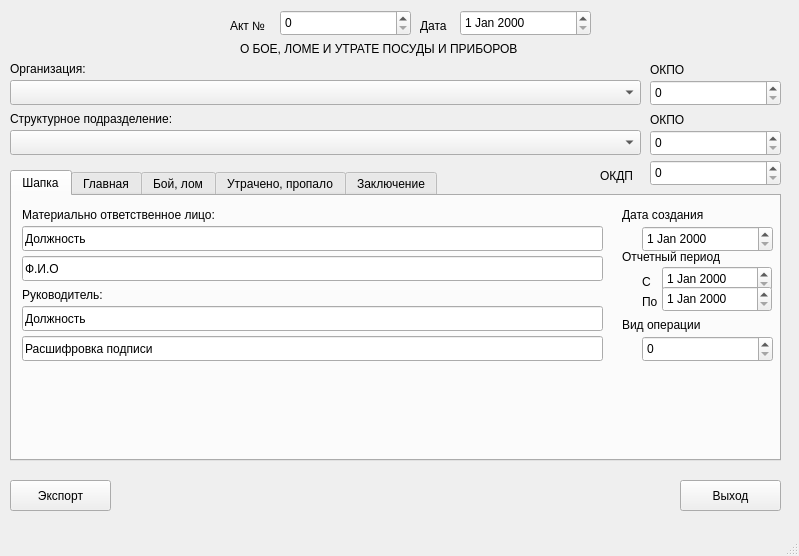
<?xml version="1.0" encoding="UTF-8"?>
<ui version="4.0">
 <class>MainWindow</class>
 <widget class="QMainWindow" name="MainWindow">
  <property name="geometry">
   <rect>
    <x>0</x>
    <y>0</y>
    <width>799</width>
    <height>556</height>
   </rect>
  </property>
  <property name="windowTitle">
   <string>ОП-8</string>
  </property>
  <widget class="QWidget" name="centralwidget">
   <widget class="QTabWidget" name="tabWidget">
    <property name="geometry">
     <rect>
      <x>10</x>
      <y>170</y>
      <width>771</width>
      <height>291</height>
     </rect>
    </property>
    <property name="toolTip">
     <string>&lt;html&gt;&lt;head/&gt;&lt;body&gt;&lt;p&gt;&lt;br/&gt;&lt;/p&gt;&lt;/body&gt;&lt;/html&gt;</string>
    </property>
    <property name="currentIndex">
     <number>0</number>
    </property>
    <widget class="QWidget" name="tabHead">
     <attribute name="title">
      <string>Шапка</string>
     </attribute>
     <widget class="QLineEdit" name="position">
      <property name="geometry">
       <rect>
        <x>10</x>
        <y>30</y>
        <width>581</width>
        <height>25</height>
       </rect>
      </property>
      <property name="text">
       <string>Должность</string>
      </property>
     </widget>
     <widget class="QLabel" name="label_14">
      <property name="geometry">
       <rect>
        <x>10</x>
        <y>10</y>
        <width>251</width>
        <height>17</height>
       </rect>
      </property>
      <property name="text">
       <string>Материально ответственное лицо:</string>
      </property>
     </widget>
     <widget class="QLineEdit" name="FIO">
      <property name="geometry">
       <rect>
        <x>10</x>
        <y>60</y>
        <width>581</width>
        <height>25</height>
       </rect>
      </property>
      <property name="text">
       <string>Ф.И.О</string>
      </property>
     </widget>
     <widget class="QLabel" name="label_18">
      <property name="geometry">
       <rect>
        <x>10</x>
        <y>90</y>
        <width>301</width>
        <height>17</height>
       </rect>
      </property>
      <property name="text">
       <string>Руководитель:</string>
      </property>
     </widget>
     <widget class="QLineEdit" name="headPosition">
      <property name="geometry">
       <rect>
        <x>10</x>
        <y>110</y>
        <width>581</width>
        <height>25</height>
       </rect>
      </property>
      <property name="text">
       <string>Должность</string>
      </property>
     </widget>
     <widget class="QLineEdit" name="headFullName">
      <property name="geometry">
       <rect>
        <x>10</x>
        <y>140</y>
        <width>581</width>
        <height>25</height>
       </rect>
      </property>
      <property name="text">
       <string>Расшифровка подписи</string>
      </property>
     </widget>
     <widget class="QLabel" name="label_19">
      <property name="geometry">
       <rect>
        <x>610</x>
        <y>10</y>
        <width>141</width>
        <height>17</height>
       </rect>
      </property>
      <property name="text">
       <string>Дата создания</string>
      </property>
     </widget>
     <widget class="QDateEdit" name="dateCreate">
      <property name="geometry">
       <rect>
        <x>630</x>
        <y>30</y>
        <width>131</width>
        <height>26</height>
       </rect>
      </property>
     </widget>
     <widget class="QLabel" name="label_7">
      <property name="geometry">
       <rect>
        <x>610</x>
        <y>50</y>
        <width>141</width>
        <height>21</height>
       </rect>
      </property>
      <property name="text">
       <string>Отчетный период</string>
      </property>
     </widget>
     <widget class="QLabel" name="label_8">
      <property name="geometry">
       <rect>
        <x>630</x>
        <y>70</y>
        <width>20</width>
        <height>31</height>
       </rect>
      </property>
      <property name="text">
       <string>С</string>
      </property>
     </widget>
     <widget class="QDateEdit" name="reportForm">
      <property name="geometry">
       <rect>
        <x>650</x>
        <y>70</y>
        <width>110</width>
        <height>26</height>
       </rect>
      </property>
     </widget>
     <widget class="QLabel" name="label_9">
      <property name="geometry">
       <rect>
        <x>630</x>
        <y>90</y>
        <width>20</width>
        <height>31</height>
       </rect>
      </property>
      <property name="text">
       <string>По</string>
      </property>
     </widget>
     <widget class="QDateEdit" name="reportOn">
      <property name="geometry">
       <rect>
        <x>650</x>
        <y>90</y>
        <width>110</width>
        <height>26</height>
       </rect>
      </property>
     </widget>
     <widget class="QLabel" name="label_20">
      <property name="geometry">
       <rect>
        <x>610</x>
        <y>120</y>
        <width>141</width>
        <height>17</height>
       </rect>
      </property>
      <property name="text">
       <string>Вид операции</string>
      </property>
     </widget>
     <widget class="QSpinBox" name="typeOperation">
      <property name="geometry">
       <rect>
        <x>630</x>
        <y>140</y>
        <width>131</width>
        <height>26</height>
       </rect>
      </property>
      <property name="maximum">
       <number>999999999</number>
      </property>
     </widget>
    </widget>
    <widget class="QWidget" name="tabMain">
     <property name="styleSheet">
      <string notr="true"/>
     </property>
     <attribute name="title">
      <string>Главная</string>
     </attribute>
     <widget class="QTableWidget" name="tblMain">
      <property name="geometry">
       <rect>
        <x>0</x>
        <y>0</y>
        <width>771</width>
        <height>261</height>
       </rect>
      </property>
      <column>
       <property name="text">
        <string>Наименование</string>
       </property>
      </column>
      <column>
       <property name="text">
        <string>Код</string>
       </property>
      </column>
      <column>
       <property name="text">
        <string>Цена, руб. коп.</string>
       </property>
      </column>
      <column>
       <property name="text">
        <string>Примечание</string>
       </property>
      </column>
      <column>
       <property name="text">
        <string>Кол-во всего</string>
       </property>
      </column>
      <column>
       <property name="text">
        <string>Сумма всего</string>
       </property>
      </column>
      <column>
       <property name="text">
        <string>Удалить</string>
       </property>
      </column>
     </widget>
    </widget>
    <widget class="QWidget" name="tabFight">
     <attribute name="title">
      <string>Бой, лом</string>
     </attribute>
     <widget class="QTableWidget" name="tblFight">
      <property name="geometry">
       <rect>
        <x>0</x>
        <y>0</y>
        <width>771</width>
        <height>271</height>
       </rect>
      </property>
      <column>
       <property name="text">
        <string>Наименование</string>
       </property>
      </column>
      <column>
       <property name="text">
        <string>Кол-во</string>
       </property>
      </column>
      <column>
       <property name="text">
        <string>Сумма, руб. коп.</string>
       </property>
      </column>
      <column>
       <property name="text">
        <string>Обстоятельство</string>
       </property>
      </column>
      <column>
       <property name="text">
        <string>Кол-во всего</string>
       </property>
      </column>
      <column>
       <property name="text">
        <string>Сумма всего</string>
       </property>
      </column>
      <column>
       <property name="text">
        <string>Удалить</string>
       </property>
      </column>
     </widget>
    </widget>
    <widget class="QWidget" name="tabLost">
     <attribute name="title">
      <string>Утрачено, пропало</string>
     </attribute>
     <widget class="QTableWidget" name="tblLost">
      <property name="geometry">
       <rect>
        <x>0</x>
        <y>0</y>
        <width>771</width>
        <height>271</height>
       </rect>
      </property>
      <column>
       <property name="text">
        <string>Наименование</string>
       </property>
      </column>
      <column>
       <property name="text">
        <string>Кол-во</string>
       </property>
      </column>
      <column>
       <property name="text">
        <string>Сумма, руб. коп.</string>
       </property>
      </column>
      <column>
       <property name="text">
        <string>Обстоятельство</string>
       </property>
      </column>
      <column>
       <property name="text">
        <string>Кол-во всего</string>
       </property>
      </column>
      <column>
       <property name="text">
        <string>Сумма всего</string>
       </property>
      </column>
      <column>
       <property name="text">
        <string>Удалить</string>
       </property>
      </column>
     </widget>
    </widget>
    <widget class="QWidget" name="tabFut">
     <attribute name="title">
      <string>Заключение</string>
     </attribute>
     <widget class="QLabel" name="label_10">
      <property name="geometry">
       <rect>
        <x>10</x>
        <y>10</y>
        <width>561</width>
        <height>17</height>
       </rect>
      </property>
      <property name="text">
       <string>Перечисленные в графе &quot;Бой, лом&quot; столовая посуда и приборы в количестве</string>
      </property>
     </widget>
     <widget class="QLabel" name="label_11">
      <property name="geometry">
       <rect>
        <x>90</x>
        <y>30</y>
        <width>281</width>
        <height>21</height>
       </rect>
      </property>
      <property name="text">
       <string>шт. уничтожены в нашем пристуствии</string>
      </property>
     </widget>
     <widget class="QSpinBox" name="cntCrushSee">
      <property name="geometry">
       <rect>
        <x>10</x>
        <y>30</y>
        <width>71</width>
        <height>26</height>
       </rect>
      </property>
      <property name="maximum">
       <number>999999999</number>
      </property>
     </widget>
     <widget class="QLabel" name="label_12">
      <property name="geometry">
       <rect>
        <x>10</x>
        <y>60</y>
        <width>131</width>
        <height>17</height>
       </rect>
      </property>
      <property name="text">
       <string>Члены комиссии:</string>
      </property>
     </widget>
     <widget class="QTableWidget" name="tblCommis">
      <property name="geometry">
       <rect>
        <x>10</x>
        <y>80</y>
        <width>431</width>
        <height>171</height>
       </rect>
      </property>
      <column>
       <property name="text">
        <string>Должность</string>
       </property>
      </column>
      <column>
       <property name="text">
        <string>Расшифровка подписи</string>
       </property>
      </column>
      <column>
       <property name="text">
        <string>Удалить</string>
       </property>
      </column>
     </widget>
     <widget class="QLabel" name="label_13">
      <property name="geometry">
       <rect>
        <x>460</x>
        <y>60</y>
        <width>191</width>
        <height>17</height>
       </rect>
      </property>
      <property name="text">
       <string>Решение администрации</string>
      </property>
     </widget>
     <widget class="QPlainTextEdit" name="adminDecis">
      <property name="geometry">
       <rect>
        <x>460</x>
        <y>80</y>
        <width>301</width>
        <height>171</height>
       </rect>
      </property>
     </widget>
    </widget>
   </widget>
   <widget class="QLabel" name="label">
    <property name="geometry">
     <rect>
      <x>10</x>
      <y>60</y>
      <width>101</width>
      <height>17</height>
     </rect>
    </property>
    <property name="text">
     <string>Организация:</string>
    </property>
   </widget>
   <widget class="QLabel" name="label_3">
    <property name="geometry">
     <rect>
      <x>10</x>
      <y>110</y>
      <width>211</width>
      <height>17</height>
     </rect>
    </property>
    <property name="text">
     <string>Структурное подразделение:</string>
    </property>
   </widget>
   <widget class="QDateEdit" name="dateEditAct">
    <property name="geometry">
     <rect>
      <x>460</x>
      <y>10</y>
      <width>131</width>
      <height>26</height>
     </rect>
    </property>
   </widget>
   <widget class="QLabel" name="label_5">
    <property name="geometry">
     <rect>
      <x>230</x>
      <y>10</y>
      <width>51</width>
      <height>31</height>
     </rect>
    </property>
    <property name="text">
     <string>Акт №</string>
    </property>
   </widget>
   <widget class="QLabel" name="label_6">
    <property name="geometry">
     <rect>
      <x>420</x>
      <y>10</y>
      <width>41</width>
      <height>31</height>
     </rect>
    </property>
    <property name="text">
     <string>Дата</string>
    </property>
   </widget>
   <widget class="QLabel" name="label_16">
    <property name="geometry">
     <rect>
      <x>650</x>
      <y>60</y>
      <width>121</width>
      <height>20</height>
     </rect>
    </property>
    <property name="text">
     <string>ОКПО</string>
    </property>
   </widget>
   <widget class="QSpinBox" name="numOrg">
    <property name="geometry">
     <rect>
      <x>650</x>
      <y>80</y>
      <width>131</width>
      <height>26</height>
     </rect>
    </property>
    <property name="maximum">
     <number>999999999</number>
    </property>
   </widget>
   <widget class="QLabel" name="label_17">
    <property name="geometry">
     <rect>
      <x>600</x>
      <y>160</y>
      <width>51</width>
      <height>31</height>
     </rect>
    </property>
    <property name="text">
     <string>ОКДП</string>
    </property>
   </widget>
   <widget class="QSpinBox" name="OKDP">
    <property name="geometry">
     <rect>
      <x>650</x>
      <y>160</y>
      <width>131</width>
      <height>26</height>
     </rect>
    </property>
    <property name="maximum">
     <number>999999999</number>
    </property>
   </widget>
   <widget class="QComboBox" name="cmbOrg">
    <property name="geometry">
     <rect>
      <x>10</x>
      <y>80</y>
      <width>631</width>
      <height>25</height>
     </rect>
    </property>
   </widget>
   <widget class="QLabel" name="label_21">
    <property name="geometry">
     <rect>
      <x>650</x>
      <y>110</y>
      <width>121</width>
      <height>20</height>
     </rect>
    </property>
    <property name="text">
     <string>ОКПО</string>
    </property>
   </widget>
   <widget class="QSpinBox" name="numStruct">
    <property name="geometry">
     <rect>
      <x>650</x>
      <y>130</y>
      <width>131</width>
      <height>26</height>
     </rect>
    </property>
    <property name="maximum">
     <number>999999999</number>
    </property>
   </widget>
   <widget class="QComboBox" name="cmbStruct">
    <property name="geometry">
     <rect>
      <x>10</x>
      <y>130</y>
      <width>631</width>
      <height>25</height>
     </rect>
    </property>
   </widget>
   <widget class="QPushButton" name="exportExcel">
    <property name="geometry">
     <rect>
      <x>10</x>
      <y>480</y>
      <width>101</width>
      <height>31</height>
     </rect>
    </property>
    <property name="text">
     <string>Экспорт</string>
    </property>
   </widget>
   <widget class="QPushButton" name="exit">
    <property name="geometry">
     <rect>
      <x>680</x>
      <y>480</y>
      <width>101</width>
      <height>31</height>
     </rect>
    </property>
    <property name="text">
     <string>Выход</string>
    </property>
   </widget>
   <widget class="QLabel" name="label_2">
    <property name="geometry">
     <rect>
      <x>240</x>
      <y>40</y>
      <width>341</width>
      <height>17</height>
     </rect>
    </property>
    <property name="text">
     <string>О БОЕ, ЛОМЕ И УТРАТЕ ПОСУДЫ И ПРИБОРОВ</string>
    </property>
   </widget>
   <widget class="QSpinBox" name="numAct">
    <property name="geometry">
     <rect>
      <x>280</x>
      <y>10</y>
      <width>131</width>
      <height>26</height>
     </rect>
    </property>
    <property name="maximum">
     <number>999999999</number>
    </property>
   </widget>
  </widget>
  <widget class="QMenuBar" name="menubar">
   <property name="geometry">
    <rect>
     <x>0</x>
     <y>0</y>
     <width>799</width>
     <height>22</height>
    </rect>
   </property>
  </widget>
  <widget class="QStatusBar" name="statusbar"/>
 </widget>
 <resources/>
 <connections/>
</ui>
